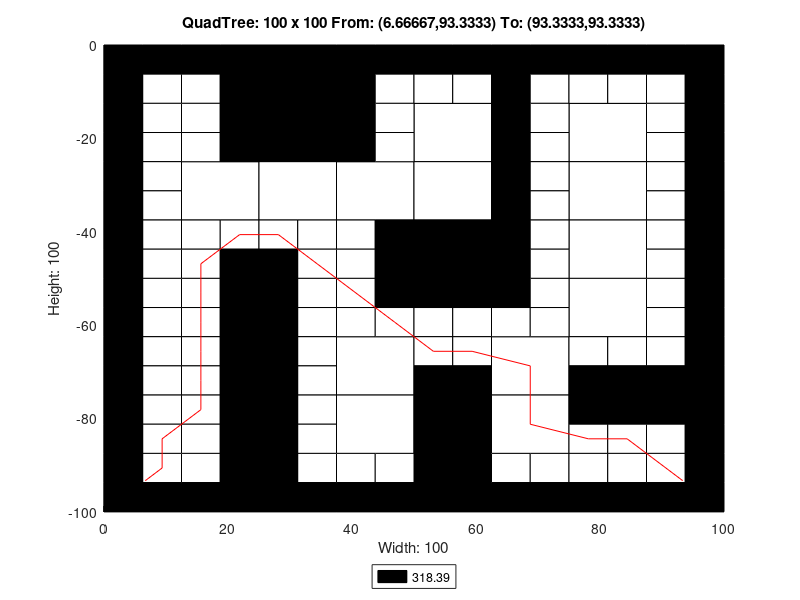

This chart was generated by the following MATLAB code:
axis([0 100 -100 0]);
title('QuadTree: 100 x 100 From: (6.66667,93.3333) To: (93.3333,93.3333)');
xlabel('Width: 100');
ylabel('Height: 100');
rectangle('Position',[25 -12.5 12.5 12.5], 'FaceColor',[0 0 0]);
rectangle('Position',[25 -25 12.5 12.5], 'FaceColor',[0 0 0]);
rectangle('Position',[12.5 -37.5 12.5 12.5], 'FaceColor',[1 1 1]);
rectangle('Position',[25 -37.5 12.5 12.5], 'FaceColor',[1 1 1]);
rectangle('Position',[37.5 -37.5 12.5 12.5], 'FaceColor',[1 1 1]);
rectangle('Position',[50 -25 12.5 12.5], 'FaceColor',[1 1 1]);
rectangle('Position',[75 -25 12.5 12.5], 'FaceColor',[1 1 1]);
rectangle('Position',[50 -37.5 12.5 12.5], 'FaceColor',[1 1 1]);
rectangle('Position',[50 -50 12.5 12.5], 'FaceColor',[0 0 0]);
rectangle('Position',[75 -37.5 12.5 12.5], 'FaceColor',[1 1 1]);
rectangle('Position',[75 -50 12.5 12.5], 'FaceColor',[1 1 1]);
rectangle('Position',[37.5 -75 12.5 12.5], 'FaceColor',[1 1 1]);
rectangle('Position',[37.5 -87.5 12.5 12.5], 'FaceColor',[1 1 1]);
rectangle('Position',[62.5 -75 12.5 12.5], 'FaceColor',[1 1 1]);
rectangle('Position',[75 -62.5 12.5 12.5], 'FaceColor',[1 1 1]);
rectangle('Position',[50 -87.5 12.5 12.5], 'FaceColor',[0 0 0]);
rectangle('Position',[62.5 -87.5 12.5 12.5], 'FaceColor',[1 1 1]);
rectangle('Position',[50 -100 12.5 12.5], 'FaceColor',[0 0 0]);
rectangle('Position',[0 -6.25 6.25 6.25], 'FaceColor',[0 0 0]);
rectangle('Position',[6.25 -6.25 6.25 6.25], 'FaceColor',[0 0 0]);
rectangle('Position',[0 -12.5 6.25 6.25], 'FaceColor',[0 0 0]);
rectangle('Position',[6.25 -12.5 6.25 6.25], 'FaceColor',[1 1 1]);
rectangle('Position',[12.5 -6.25 6.25 6.25], 'FaceColor',[0 0 0]);
rectangle('Position',[18.75 -6.25 6.25 6.25], 'FaceColor',[0 0 0]);
rectangle('Position',[12.5 -12.5 6.25 6.25], 'FaceColor',[1 1 1]);
rectangle('Position',[18.75 -12.5 6.25 6.25], 'FaceColor',[0 0 0]);
rectangle('Position',[0 -18.75 6.25 6.25], 'FaceColor',[0 0 0]);
rectangle('Position',[6.25 -18.75 6.25 6.25], 'FaceColor',[1 1 1]);
rectangle('Position',[0 -25 6.25 6.25], 'FaceColor',[0 0 0]);
rectangle('Position',[6.25 -25 6.25 6.25], 'FaceColor',[1 1 1]);
rectangle('Position',[12.5 -18.75 6.25 6.25], 'FaceColor',[1 1 1]);
rectangle('Position',[18.75 -18.75 6.25 6.25], 'FaceColor',[0 0 0]);
rectangle('Position',[12.5 -25 6.25 6.25], 'FaceColor',[1 1 1]);
rectangle('Position',[18.75 -25 6.25 6.25], 'FaceColor',[0 0 0]);
rectangle('Position',[37.5 -6.25 6.25 6.25], 'FaceColor',[0 0 0]);
rectangle('Position',[43.75 -6.25 6.25 6.25], 'FaceColor',[0 0 0]);
rectangle('Position',[37.5 -12.5 6.25 6.25], 'FaceColor',[0 0 0]);
rectangle('Position',[43.75 -12.5 6.25 6.25], 'FaceColor',[1 1 1]);
rectangle('Position',[37.5 -18.75 6.25 6.25], 'FaceColor',[0 0 0]);
rectangle('Position',[43.75 -18.75 6.25 6.25], 'FaceColor',[1 1 1]);
rectangle('Position',[37.5 -25 6.25 6.25], 'FaceColor',[0 0 0]);
rectangle('Position',[43.75 -25 6.25 6.25], 'FaceColor',[1 1 1]);
rectangle('Position',[0 -31.25 6.25 6.25], 'FaceColor',[0 0 0]);
rectangle('Position',[6.25 -31.25 6.25 6.25], 'FaceColor',[1 1 1]);
rectangle('Position',[0 -37.5 6.25 6.25], 'FaceColor',[0 0 0]);
rectangle('Position',[6.25 -37.5 6.25 6.25], 'FaceColor',[1 1 1]);
rectangle('Position',[0 -43.75 6.25 6.25], 'FaceColor',[0 0 0]);
rectangle('Position',[6.25 -43.75 6.25 6.25], 'FaceColor',[1 1 1]);
rectangle('Position',[0 -50 6.25 6.25], 'FaceColor',[0 0 0]);
rectangle('Position',[6.25 -50 6.25 6.25], 'FaceColor',[1 1 1]);
rectangle('Position',[12.5 -43.75 6.25 6.25], 'FaceColor',[1 1 1]);
rectangle('Position',[18.75 -43.75 6.25 6.25], 'FaceColor',[1 1 1]);
rectangle('Position',[12.5 -50 6.25 6.25], 'FaceColor',[1 1 1]);
rectangle('Position',[18.75 -50 6.25 6.25], 'FaceColor',[0 0 0]);
rectangle('Position',[25 -43.75 6.25 6.25], 'FaceColor',[1 1 1]);
rectangle('Position',[31.25 -43.75 6.25 6.25], 'FaceColor',[1 1 1]);
rectangle('Position',[25 -50 6.25 6.25], 'FaceColor',[0 0 0]);
rectangle('Position',[31.25 -50 6.25 6.25], 'FaceColor',[1 1 1]);
rectangle('Position',[37.5 -43.75 6.25 6.25], 'FaceColor',[1 1 1]);
rectangle('Position',[43.75 -43.75 6.25 6.25], 'FaceColor',[0 0 0]);
rectangle('Position',[37.5 -50 6.25 6.25], 'FaceColor',[1 1 1]);
rectangle('Position',[43.75 -50 6.25 6.25], 'FaceColor',[0 0 0]);
rectangle('Position',[50 -6.25 6.25 6.25], 'FaceColor',[0 0 0]);
rectangle('Position',[56.25 -6.25 6.25 6.25], 'FaceColor',[0 0 0]);
rectangle('Position',[50 -12.5 6.25 6.25], 'FaceColor',[1 1 1]);
rectangle('Position',[56.25 -12.5 6.25 6.25], 'FaceColor',[1 1 1]);
rectangle('Position',[62.5 -6.25 6.25 6.25], 'FaceColor',[0 0 0]);
rectangle('Position',[68.75 -6.25 6.25 6.25], 'FaceColor',[0 0 0]);
rectangle('Position',[62.5 -12.5 6.25 6.25], 'FaceColor',[0 0 0]);
rectangle('Position',[68.75 -12.5 6.25 6.25], 'FaceColor',[1 1 1]);
rectangle('Position',[62.5 -18.75 6.25 6.25], 'FaceColor',[0 0 0]);
rectangle('Position',[68.75 -18.75 6.25 6.25], 'FaceColor',[1 1 1]);
rectangle('Position',[62.5 -25 6.25 6.25], 'FaceColor',[0 0 0]);
rectangle('Position',[68.75 -25 6.25 6.25], 'FaceColor',[1 1 1]);
rectangle('Position',[75 -6.25 6.25 6.25], 'FaceColor',[0 0 0]);
rectangle('Position',[81.25 -6.25 6.25 6.25], 'FaceColor',[0 0 0]);
rectangle('Position',[75 -12.5 6.25 6.25], 'FaceColor',[1 1 1]);
rectangle('Position',[81.25 -12.5 6.25 6.25], 'FaceColor',[1 1 1]);
rectangle('Position',[87.5 -6.25 6.25 6.25], 'FaceColor',[0 0 0]);
rectangle('Position',[93.75 -6.25 6.25 6.25], 'FaceColor',[0 0 0]);
rectangle('Position',[87.5 -12.5 6.25 6.25], 'FaceColor',[1 1 1]);
rectangle('Position',[93.75 -12.5 6.25 6.25], 'FaceColor',[0 0 0]);
rectangle('Position',[87.5 -18.75 6.25 6.25], 'FaceColor',[1 1 1]);
rectangle('Position',[93.75 -18.75 6.25 6.25], 'FaceColor',[0 0 0]);
rectangle('Position',[87.5 -25 6.25 6.25], 'FaceColor',[1 1 1]);
rectangle('Position',[93.75 -25 6.25 6.25], 'FaceColor',[0 0 0]);
rectangle('Position',[62.5 -31.25 6.25 6.25], 'FaceColor',[0 0 0]);
rectangle('Position',[68.75 -31.25 6.25 6.25], 'FaceColor',[1 1 1]);
rectangle('Position',[62.5 -37.5 6.25 6.25], 'FaceColor',[0 0 0]);
rectangle('Position',[68.75 -37.5 6.25 6.25], 'FaceColor',[1 1 1]);
rectangle('Position',[62.5 -43.75 6.25 6.25], 'FaceColor',[0 0 0]);
rectangle('Position',[68.75 -43.75 6.25 6.25], 'FaceColor',[1 1 1]);
rectangle('Position',[62.5 -50 6.25 6.25], 'FaceColor',[0 0 0]);
rectangle('Position',[68.75 -50 6.25 6.25], 'FaceColor',[1 1 1]);
rectangle('Position',[87.5 -31.25 6.25 6.25], 'FaceColor',[1 1 1]);
rectangle('Position',[93.75 -31.25 6.25 6.25], 'FaceColor',[0 0 0]);
rectangle('Position',[87.5 -37.5 6.25 6.25], 'FaceColor',[1 1 1]);
rectangle('Position',[93.75 -37.5 6.25 6.25], 'FaceColor',[0 0 0]);
rectangle('Position',[87.5 -43.75 6.25 6.25], 'FaceColor',[1 1 1]);
rectangle('Position',[93.75 -43.75 6.25 6.25], 'FaceColor',[0 0 0]);
rectangle('Position',[87.5 -50 6.25 6.25], 'FaceColor',[1 1 1]);
rectangle('Position',[93.75 -50 6.25 6.25], 'FaceColor',[0 0 0]);
rectangle('Position',[0 -56.25 6.25 6.25], 'FaceColor',[0 0 0]);
rectangle('Position',[6.25 -56.25 6.25 6.25], 'FaceColor',[1 1 1]);
rectangle('Position',[0 -62.5 6.25 6.25], 'FaceColor',[0 0 0]);
rectangle('Position',[6.25 -62.5 6.25 6.25], 'FaceColor',[1 1 1]);
rectangle('Position',[12.5 -56.25 6.25 6.25], 'FaceColor',[1 1 1]);
rectangle('Position',[18.75 -56.25 6.25 6.25], 'FaceColor',[0 0 0]);
rectangle('Position',[12.5 -62.5 6.25 6.25], 'FaceColor',[1 1 1]);
rectangle('Position',[18.75 -62.5 6.25 6.25], 'FaceColor',[0 0 0]);
rectangle('Position',[0 -68.75 6.25 6.25], 'FaceColor',[0 0 0]);
rectangle('Position',[6.25 -68.75 6.25 6.25], 'FaceColor',[1 1 1]);
rectangle('Position',[0 -75 6.25 6.25], 'FaceColor',[0 0 0]);
rectangle('Position',[6.25 -75 6.25 6.25], 'FaceColor',[1 1 1]);
rectangle('Position',[12.5 -68.75 6.25 6.25], 'FaceColor',[1 1 1]);
rectangle('Position',[18.75 -68.75 6.25 6.25], 'FaceColor',[0 0 0]);
rectangle('Position',[12.5 -75 6.25 6.25], 'FaceColor',[1 1 1]);
rectangle('Position',[18.75 -75 6.25 6.25], 'FaceColor',[0 0 0]);
rectangle('Position',[25 -56.25 6.25 6.25], 'FaceColor',[0 0 0]);
rectangle('Position',[31.25 -56.25 6.25 6.25], 'FaceColor',[1 1 1]);
rectangle('Position',[25 -62.5 6.25 6.25], 'FaceColor',[0 0 0]);
rectangle('Position',[31.25 -62.5 6.25 6.25], 'FaceColor',[1 1 1]);
rectangle('Position',[37.5 -56.25 6.25 6.25], 'FaceColor',[1 1 1]);
rectangle('Position',[43.75 -56.25 6.25 6.25], 'FaceColor',[0 0 0]);
rectangle('Position',[37.5 -62.5 6.25 6.25], 'FaceColor',[1 1 1]);
rectangle('Position',[43.75 -62.5 6.25 6.25], 'FaceColor',[1 1 1]);
rectangle('Position',[25 -68.75 6.25 6.25], 'FaceColor',[0 0 0]);
rectangle('Position',[31.25 -68.75 6.25 6.25], 'FaceColor',[1 1 1]);
rectangle('Position',[25 -75 6.25 6.25], 'FaceColor',[0 0 0]);
rectangle('Position',[31.25 -75 6.25 6.25], 'FaceColor',[1 1 1]);
rectangle('Position',[0 -81.25 6.25 6.25], 'FaceColor',[0 0 0]);
rectangle('Position',[6.25 -81.25 6.25 6.25], 'FaceColor',[1 1 1]);
rectangle('Position',[0 -87.5 6.25 6.25], 'FaceColor',[0 0 0]);
rectangle('Position',[6.25 -87.5 6.25 6.25], 'FaceColor',[1 1 1]);
rectangle('Position',[12.5 -81.25 6.25 6.25], 'FaceColor',[1 1 1]);
rectangle('Position',[18.75 -81.25 6.25 6.25], 'FaceColor',[0 0 0]);
rectangle('Position',[12.5 -87.5 6.25 6.25], 'FaceColor',[1 1 1]);
rectangle('Position',[18.75 -87.5 6.25 6.25], 'FaceColor',[0 0 0]);
rectangle('Position',[0 -93.75 6.25 6.25], 'FaceColor',[0 0 0]);
rectangle('Position',[6.25 -93.75 6.25 6.25], 'FaceColor',[1 1 1]);
rectangle('Position',[0 -100 6.25 6.25], 'FaceColor',[0 0 0]);
rectangle('Position',[6.25 -100 6.25 6.25], 'FaceColor',[0 0 0]);
rectangle('Position',[12.5 -93.75 6.25 6.25], 'FaceColor',[1 1 1]);
rectangle('Position',[18.75 -93.75 6.25 6.25], 'FaceColor',[0 0 0]);
rectangle('Position',[12.5 -100 6.25 6.25], 'FaceColor',[0 0 0]);
rectangle('Position',[18.75 -100 6.25 6.25], 'FaceColor',[0 0 0]);
rectangle('Position',[25 -81.25 6.25 6.25], 'FaceColor',[0 0 0]);
rectangle('Position',[31.25 -81.25 6.25 6.25], 'FaceColor',[1 1 1]);
rectangle('Position',[25 -87.5 6.25 6.25], 'FaceColor',[0 0 0]);
rectangle('Position',[31.25 -87.5 6.25 6.25], 'FaceColor',[1 1 1]);
rectangle('Position',[25 -93.75 6.25 6.25], 'FaceColor',[0 0 0]);
rectangle('Position',[31.25 -93.75 6.25 6.25], 'FaceColor',[1 1 1]);
rectangle('Position',[25 -100 6.25 6.25], 'FaceColor',[0 0 0]);
rectangle('Position',[31.25 -100 6.25 6.25], 'FaceColor',[0 0 0]);
rectangle('Position',[37.5 -93.75 6.25 6.25], 'FaceColor',[1 1 1]);
rectangle('Position',[43.75 -93.75 6.25 6.25], 'FaceColor',[1 1 1]);
rectangle('Position',[37.5 -100 6.25 6.25], 'FaceColor',[0 0 0]);
rectangle('Position',[43.75 -100 6.25 6.25], 'FaceColor',[0 0 0]);
rectangle('Position',[50 -56.25 6.25 6.25], 'FaceColor',[0 0 0]);
rectangle('Position',[56.25 -56.25 6.25 6.25], 'FaceColor',[0 0 0]);
rectangle('Position',[50 -62.5 6.25 6.25], 'FaceColor',[1 1 1]);
rectangle('Position',[56.25 -62.5 6.25 6.25], 'FaceColor',[1 1 1]);
rectangle('Position',[62.5 -56.25 6.25 6.25], 'FaceColor',[0 0 0]);
rectangle('Position',[68.75 -56.25 6.25 6.25], 'FaceColor',[1 1 1]);
rectangle('Position',[62.5 -62.5 6.25 6.25], 'FaceColor',[1 1 1]);
rectangle('Position',[68.75 -62.5 6.25 6.25], 'FaceColor',[1 1 1]);
rectangle('Position',[50 -68.75 6.25 6.25], 'FaceColor',[1 1 1]);
rectangle('Position',[56.25 -68.75 6.25 6.25], 'FaceColor',[1 1 1]);
rectangle('Position',[50 -75 6.25 6.25], 'FaceColor',[0 0 0]);
rectangle('Position',[56.25 -75 6.25 6.25], 'FaceColor',[0 0 0]);
rectangle('Position',[87.5 -56.25 6.25 6.25], 'FaceColor',[1 1 1]);
rectangle('Position',[93.75 -56.25 6.25 6.25], 'FaceColor',[0 0 0]);
rectangle('Position',[87.5 -62.5 6.25 6.25], 'FaceColor',[1 1 1]);
rectangle('Position',[93.75 -62.5 6.25 6.25], 'FaceColor',[0 0 0]);
rectangle('Position',[75 -68.75 6.25 6.25], 'FaceColor',[1 1 1]);
rectangle('Position',[81.25 -68.75 6.25 6.25], 'FaceColor',[1 1 1]);
rectangle('Position',[75 -75 6.25 6.25], 'FaceColor',[0 0 0]);
rectangle('Position',[81.25 -75 6.25 6.25], 'FaceColor',[0 0 0]);
rectangle('Position',[87.5 -68.75 6.25 6.25], 'FaceColor',[1 1 1]);
rectangle('Position',[93.75 -68.75 6.25 6.25], 'FaceColor',[0 0 0]);
rectangle('Position',[87.5 -75 6.25 6.25], 'FaceColor',[0 0 0]);
rectangle('Position',[93.75 -75 6.25 6.25], 'FaceColor',[0 0 0]);
rectangle('Position',[62.5 -93.75 6.25 6.25], 'FaceColor',[1 1 1]);
rectangle('Position',[68.75 -93.75 6.25 6.25], 'FaceColor',[1 1 1]);
rectangle('Position',[62.5 -100 6.25 6.25], 'FaceColor',[0 0 0]);
rectangle('Position',[68.75 -100 6.25 6.25], 'FaceColor',[0 0 0]);
rectangle('Position',[75 -81.25 6.25 6.25], 'FaceColor',[0 0 0]);
rectangle('Position',[81.25 -81.25 6.25 6.25], 'FaceColor',[0 0 0]);
rectangle('Position',[75 -87.5 6.25 6.25], 'FaceColor',[1 1 1]);
rectangle('Position',[81.25 -87.5 6.25 6.25], 'FaceColor',[1 1 1]);
rectangle('Position',[87.5 -81.25 6.25 6.25], 'FaceColor',[0 0 0]);
rectangle('Position',[93.75 -81.25 6.25 6.25], 'FaceColor',[0 0 0]);
rectangle('Position',[87.5 -87.5 6.25 6.25], 'FaceColor',[1 1 1]);
rectangle('Position',[93.75 -87.5 6.25 6.25], 'FaceColor',[0 0 0]);
rectangle('Position',[75 -93.75 6.25 6.25], 'FaceColor',[1 1 1]);
rectangle('Position',[81.25 -93.75 6.25 6.25], 'FaceColor',[1 1 1]);
rectangle('Position',[75 -100 6.25 6.25], 'FaceColor',[0 0 0]);
rectangle('Position',[81.25 -100 6.25 6.25], 'FaceColor',[0 0 0]);
rectangle('Position',[87.5 -93.75 6.25 6.25], 'FaceColor',[1 1 1]);
rectangle('Position',[93.75 -93.75 6.25 6.25], 'FaceColor',[0 0 0]);
rectangle('Position',[87.5 -100 6.25 6.25], 'FaceColor',[0 0 0]);
rectangle('Position',[93.75 -100 6.25 6.25], 'FaceColor',[0 0 0]);
X=[93.3333,90.625,84.375,78.125,68.75,68.75,59.375,53.125,46.875,40.625,34.375,28.125,21.875,15.625,15.625,15.625,15.625,15.625,15.625,9.375,9.375,6.66667];
Y=[-93.3333,-90.625,-84.375,-84.375,-81.25,-68.75,-65.625,-65.625,-59.375,-53.125,-46.875,-40.625,-40.625,-46.875,-53.125,-59.375,-65.625,-71.875,-78.125,-84.375,-90.625,-93.3333];
hold on;
plot(X,Y,'r');
legend('318.39','Location','southoutside');
